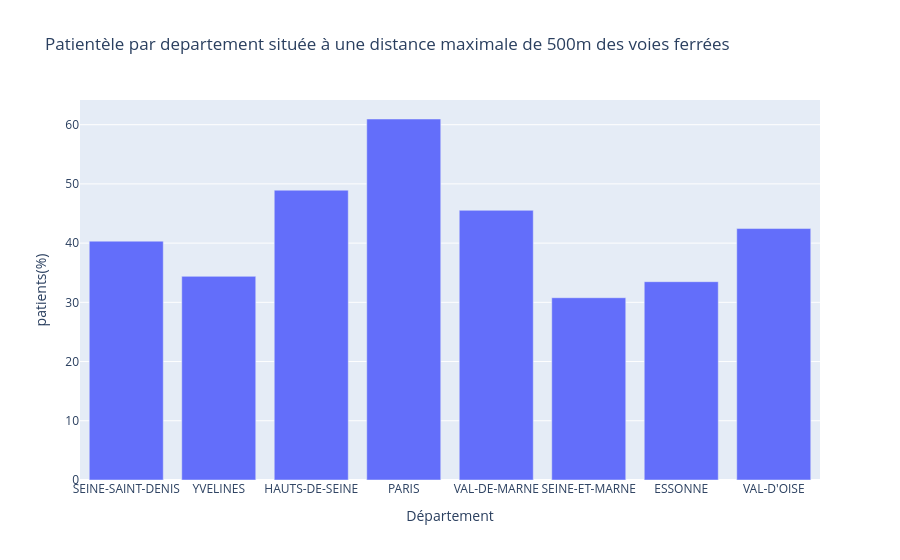

Notebook cell for this chart:
### Code cell
fig = px.bar(stats_500m, x='NOM_DEPT', y='Pourcentage_500', title='Patientèle par departement située à une distance maximale de 500m des voies ferrées',
             labels={'NOM_DEPT': 'Département', 'Pourcentage_500': 'patients(%)'})
fig.show()

### Figure 1 — Plotly figure (JSON) as saved in the notebook; plotly's stock layout.template omitted (floating-point values rounded to 4 significant figures)
{"data": [{"alignmentgroup": "True", "hovertemplate": "Département=%{x}<br>patients(%)=%{y}<extra></extra>", "legendgroup": "", "marker": {"color": "#636efa", "pattern": {"shape": ""}}, "name": "", "offsetgroup": "", "orientation": "v", "showlegend": false, "textposition": "auto", "type": "bar", "x": ["SEINE-SAINT-DENIS", "YVELINES", "HAUTS-DE-SEINE", "PARIS", "VAL-DE-MARNE", "SEINE-ET-MARNE", "ESSONNE", "VAL-D'OISE"], "xaxis": "x", "y": [40.33, 34.39, 48.94, 60.96, 45.54, 30.78, 33.49, 42.46], "yaxis": "y"}], "layout": {"barmode": "relative", "legend": {"tracegroupgap": 0}, "title": {"text": "Patientèle par departement située à une distance maximale de 500m des voies ferrées"}, "xaxis": {"anchor": "y", "domain": [0, 1], "title": {"text": "Département"}}, "yaxis": {"anchor": "x", "domain": [0, 1], "title": {"text": "patients(%)"}}}}
